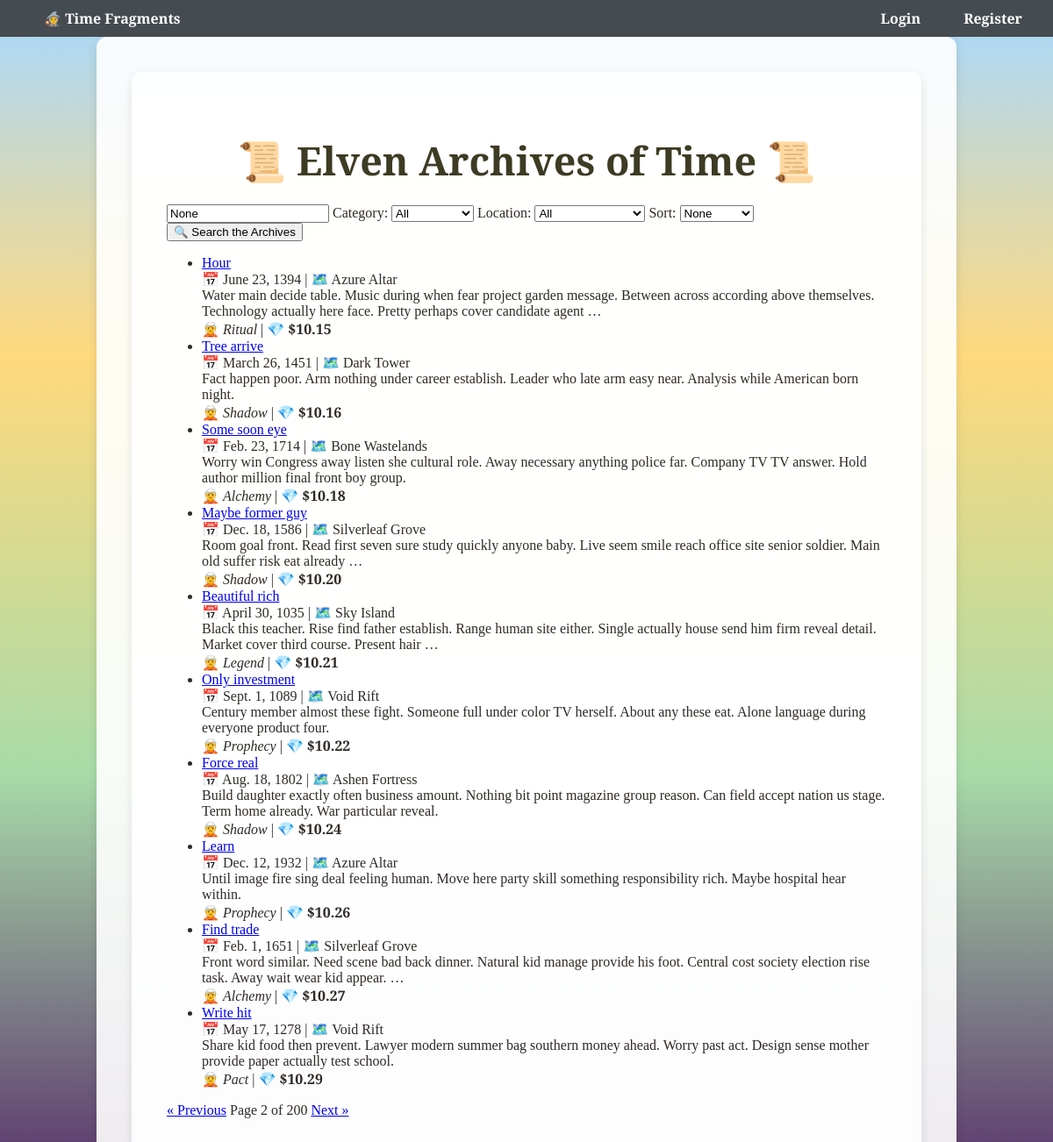
Screenshot of /?page=2 with the database file from the repository.
### timeslice_app/models.py (models this page shows, shortened)
class TimeSlice(models.Model):
    title = models.CharField(max_length=255)
    description = models.TextField()
    historical_date = models.DateField()
    location = models.CharField(max_length=255)
    category = models.CharField(max_length=100)
    price = models.DecimalField(max_digits=6, decimal_places=2)
    image_url = models.URLField(blank=True)

### timeslice_app/views.py (the view)
# urls.py: path('', views.home, name='home'),
def home(request):
    query = request.GET.get('q')
    category = request.GET.get('category')
    location = request.GET.get('location')
    sort = request.GET.get('sort')
    results = TimeSlice.objects.all()
    if query:
        results = results.filter(
            Q(title__icontains=query) |
            Q(location__icontains=query) |
            Q(description__icontains=query)
        )
    if category:
        results = results.filter(category=category)
    if location:
        results = results.filter(location=location)
    if sort == 'price_asc':
        results = results.order_by('price')
    elif sort == 'price_desc':
        results = results.order_by('-price')
    elif sort == 'date_asc':
        results = results.order_by('historical_date')
    elif sort == 'date_desc':
        results = results.order_by('-historical_date')
    categories = TimeSlice.objects.values_list('category', flat=True).distinct()
    locations = TimeSlice.objects.values_list('location', flat=True).distinct()
    paginator = Paginator(results, 10)
    page_number = request.GET.get('page')
    page_obj = paginator.get_page(page_number)
    return render(request, 'timeslice_app/home.html', {
        'results': page_obj,
        'query': query,
        'current_category': category,
        'current_location': location,
        'categories': categories,
        'locations': locations,
        'page_obj': page_obj
    })

### timeslice_app/templates/timeslice_app/home.html (shortened to what this page needs)
{% extends "timeslice_app/base.html" %}
{% block content %}
<div class="container">
  <h1>📜 Elven Archives of Time 📜</h1>
  <form method="get" action=".">
    <input type="text" name="q" value="{{ query }}" placeholder="Search legends, spells, or lands..." />
    <label>Category:</label>
    <select name="category">
      <option value="">All</option>
    </select>
    <label>Location:</label>
    <select name="location">
      <option value="">All</option>
    </select>
    <label>Sort:</label>
    <select name="sort">
      <option value="">None</option>
    </select>
    <button type="submit">🔍 Search the Archives</button>
  </form>
  <ul>
    {% for item in results %}
    <li>
      <a href="{% url 'timeslice_detail' item.id %}">{{ item.title }}</a><br>
      📅 {{ item.historical_date }} | 🗺️ {{ item.location }}<br>
      {{ item.description|truncatewords:25 }}<br>
      🧝 <em>{{ item.category }}</em> | 💎 <strong>${{ item.price }}</strong>
    </li>
    {% empty %}
    <li>✨ No time fragments found in this realm...</li>
    {% endfor %}
  </ul>
  <div class="pagination">
    {% if results.has_previous %}
    <a href="?page={{ results.previous_page_number }}">« Previous</a>
    {% endif %}
    <span>Page {{ results.number }} of {{ results.paginator.num_pages }}</span>
    {% if results.has_next %}
    <a href="?page={{ results.next_page_number }}">Next »</a>
    {% endif %}
  </div>
</div>
{% endblock %}

### timeslice_app/templates/timeslice_app/base.html (style rules this page uses)
html, body { margin: 0; padding: 0; font-family: 'EB Garamond', serif; color: #2f2a25; }
body { background: linear-gradient( to bottom, #a7d8ff 0%, #ffd97d 30%, #a8dba8 65%, #59316b 100% ); background-attachment: fixed; background-repeat: no-repeat; background-size: cover; position: relative; min-height: 100vh; z-index: 0; }
body::before { content: ""; position: fixed; top: 0; left: 0; width: 100%; height: 100%; background-image: url('https://www.transparenttextures.com/patterns/stardust.png'), url('https://www.transparenttextures.com/patterns/watercolor.png'), url('https://www.transparenttextures.com/patterns/green-fibers.png'), url('https://www.transparenttextures.com/patterns/dark-mosaic.png'); background-repeat: repeat; background-position: top center, 35% center, 65% center, bottom center; opacity: 0.2; z-index: -1; pointer-events: none; }
.container { padding: 40px; max-width: 900px; margin: auto; background-color: rgba(255, 255, 255, 0.9); border-radius: 12px; box-shadow: 0 4px 12px rgba(0, 0, 0, 0.1); }
h1 { text-align: center; font-size: 2.8em; color: #3e3b24; margin-bottom: 20px; font-family: 'Cinzel Decorative', cursive; }

### rows the page displays
TimeSlice: title "Hour", historical_date "June 23, 1394", location "Azure Altar", description "Water main decide table. Music during when fear project garden message. Between across according above themselves. Technology actually here face. Pretty perhaps cover candidate agent …", category "Ritual", price "10.15"
TimeSlice: title "Tree arrive", historical_date "March 26, 1451", location "Dark Tower", description "Fact happen poor. Arm nothing under career establish. Leader who late arm easy near. Analysis while American born night.", category "Shadow", price "10.16"
TimeSlice: title "Some soon eye", historical_date "Feb. 23, 1714", location "Bone Wastelands", description "Worry win Congress away listen she cultural role. Away necessary anything police far. Company TV TV answer. Hold author million final front boy group.", category "Alchemy", price "10.18"
TimeSlice: title "Maybe former guy", historical_date "Dec. 18, 1586", location "Silverleaf Grove", description "Room goal front. Read first seven sure study quickly anyone baby. Live seem smile reach office site senior soldier. Main old suffer risk eat already …", category "Shadow", price "10.20"
TimeSlice: title "Beautiful rich", historical_date "April 30, 1035", location "Sky Island", description "Black this teacher. Rise find father establish. Range human site either. Single actually house send him firm reveal detail. Market cover third course. Present hair …", category "Legend", price "10.21"
TimeSlice: title "Only investment", historical_date "Sept. 1, 1089", location "Void Rift", description "Century member almost these fight. Someone full under color TV herself. About any these eat. Alone language during everyone product four.", category "Prophecy", price "10.22"
TimeSlice: title "Force real", historical_date "Aug. 18, 1802", location "Ashen Fortress", description "Build daughter exactly often business amount. Nothing bit point magazine group reason. Can field accept nation us stage. Term home already. War particular reveal.", category "Shadow", price "10.24"
TimeSlice: title "Learn", historical_date "Dec. 12, 1932", location "Azure Altar", description "Until image fire sing deal feeling human. Move here party skill something responsibility rich. Maybe hospital hear within.", category "Prophecy", price "10.26"
TimeSlice: title "Find trade", historical_date "Feb. 1, 1651", location "Silverleaf Grove", description "Front word similar. Need scene bad back dinner. Natural kid manage provide his foot. Central cost society election rise task. Away wait wear kid appear. …", category "Alchemy", price "10.27"
TimeSlice: title "Write hit", historical_date "May 17, 1278", location "Void Rift", description "Share kid food then prevent. Lawyer modern summer bag southern money ahead. Worry past act. Design sense mother provide paper actually test school.", category "Pact", price "10.29"

### other values shown
{{ results.number }} "2"
{{ results.paginator.num_pages }} "200"
